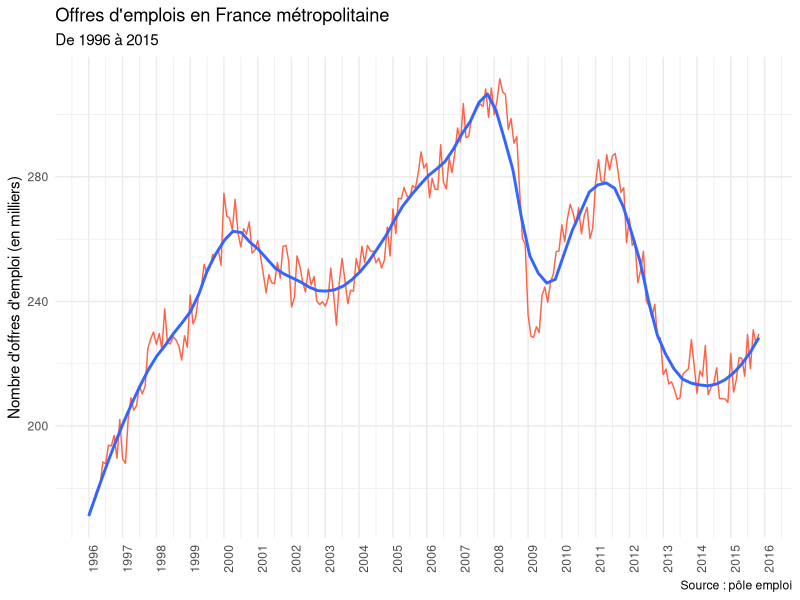
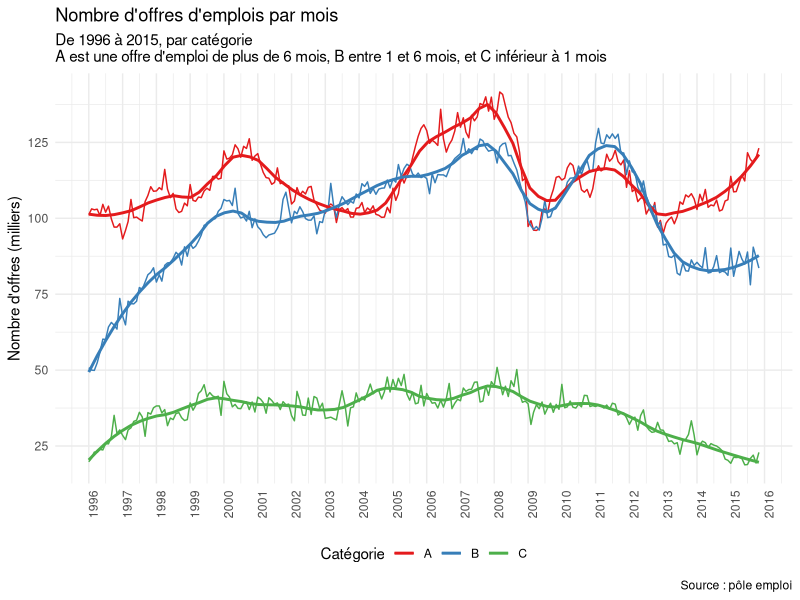
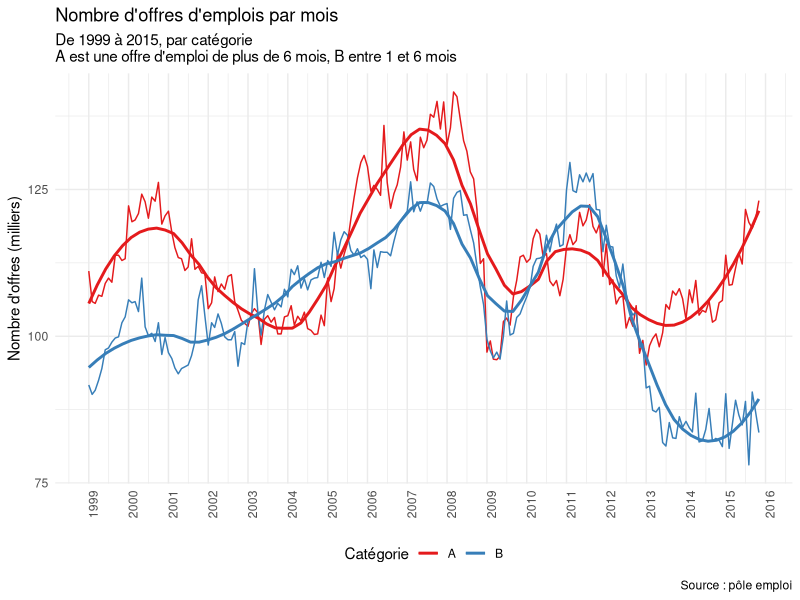
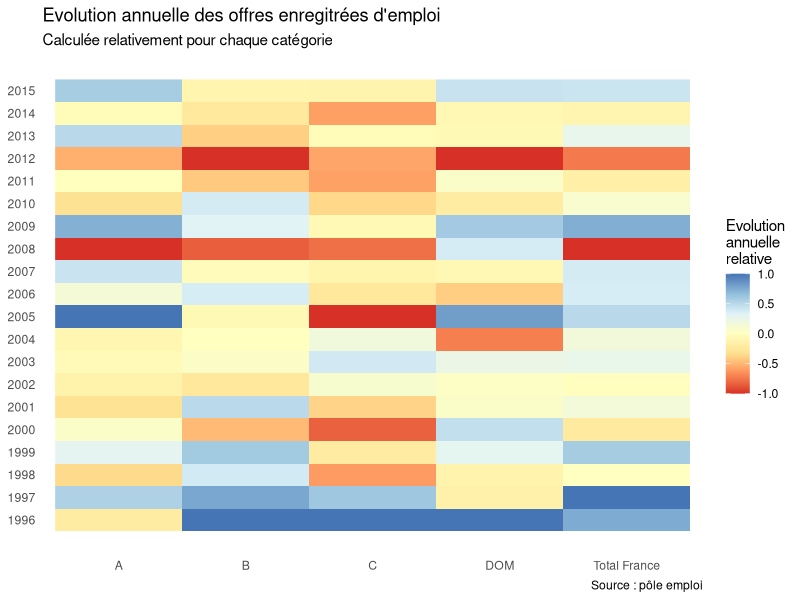

The R script that drew these images, in order:
#' ---
#' title: "Analyse des données ouvertes de pôle emploi"
#' author: "Florian Gaudin-Delrieu"
#' date: "`r format(Sys.Date())`"
#' output: github_document
#' ---
#'

#' # Offres d'emploi 
#' ## Récupération des données 
#' Des données de pôle emploi sont
#' accessibles en open data. En particulier, les données relatives aux offres
#' d'emploi enregristrées sur pôle emploi sont [disponibles 
#' ici.](http://www.pole-emploi.org/informations/open-data-pole-emploi-@/25799/view-category-25799.html?)
#' 
#' Les données sont sous la forme d'un fichier excel avec 2 feuilles, dont une
#' correspond à la description des variables. Pour pouvoir lire les données dans
#' R, j'ai dû modifier dans OpenOffice le fichier et l'exporter au format csv
#' (certaines cellules étaient fusionnées, et le formattage des nombres amenait
#' des problèmes). Le fichier `offres.csv` fourni provient directement du
#' fichier Excel. Les intitulés de colonnes ont été modifiés pour être plus
#' facilement lisibles : 
#' 
#' * Periode (sans accent) ;
#' * OEE_A, OEE_B et OEE_C ( OEE signifie "Offres d'emploi enregistrées", pour
#' les catégories A, B, et C) ;
#' * Total_France et Total_DOM.  
 

#' Chargeons les libraries nécessaires
library(tidyverse)
library(lubridate)    # Pour la gestion des dates
library(broom)        # Pour la gestion "tidy" des modèles
library(RColorBrewer) # Pour les palettes des graphes
library(GGally)       # Pour la mise à l'échelle (rescale11)
options("scipen"=10, digits = 5) # pour ne pas avoir trop de notation scientifique

#' Grâce à `readr::read_csv2` les colonnes ont directement le bon format (date
#' et numérique), et sont sous forme de tibble.
offres <- read_csv2("offres.csv")

#' ## Nettoyage des données
#' Regardons les données
offres  # Le tibble gère l'affichage pour ne pas remplir la console
summary(offres)

#' Nous voyons qu'il y a des données manquantes (NA), où sont-elles ?
offres[is.na(offres$OEE_A), ]

#' Elles sont sur la même ligne, décembre 2015 et correspondent à des données non
#' encore disponibles, nous pouvons supprimer la ligne sereinement.
offres <- filter(offres, !is.na(OEE_A))

#' Passons maintenant le tibble sous forme longue, plus pratique pour les
#' graphiques, à l'aide de `tidyr::gather`.
offres_long <- offres %>%
  gather(categorie, nombre, -Periode)
offres_long$categorie <- as.factor(offres_long$categorie)
glimpse(offres_long)
head(offres_long)

#' Séparons des jeux de données pour les offres par catégorie, et les offres
#' totales. Nous transformons le nombre d'annonces en milliers d'annonces

offres_OEE <- offres_long %>%
  filter(substr(as.character(.$categorie), 1, 3) == "OEE") %>%
  droplevels() %>% 
  mutate(nombre = nombre / 1000)


offres_totales <- offres_long %>%
  filter(substr(as.character(.$categorie), 1, 3) == "Tot") %>%
  droplevels() %>% 
  mutate(nombre = nombre / 1000)

#' J'aime bien le thème minimal pour les graphes.
theme_set(theme_minimal())

#' ## Premières analyses
#' Regardons d'abord les données globales sur le périmètre France
#+ Graphe Total 

ggplot(offres, aes(Periode, Total_France /1000)) +
  geom_line(color = "tomato") +
  geom_smooth(method = "loess", se = FALSE, span = 0.2) +
  labs(title = "Offres d'emplois en France métropolitaine",
       subtitle = "De 1996 à 2015",
       caption= "Source : pôle emploi",
       x = NULL,
       y = "Nombre d'offres d'emploi (en milliers)") +
  scale_x_date(date_breaks = "1 year", date_labels = "%Y") +
  theme(axis.text.x = element_text(angle = 90))

#' Il y a une croissance des offres jusqu'en 2000, puis une baisse jusqu'en 
#' 2003. Cela correspond à l'éclatement de la bulle internet, suivi du krach 
#' boursier des années 2001-2002. S'ensuit une phase de reprise jusqu'en 2008 et
#' un effondrement très fort correspondant à la crise financière de 2008 (crise des subprimes).
#' Une reprise s'opère dès 2009, jusqu'à mi 2011 où une nouvelle chute importante 
#' s'opère jusqu'en 2013. Cela correspond à la crise de la dette de la zone euro.
#' Depuis une timide reprise semble apparaître.  

#' Regardons maintenant les offres par catégorie. D'après la notice du fichier
#' pôle emploi, voilà à quoi correspondent les catégories :  
#' 
#' * Catégorie A : offre d'emploi durable, pour des contrats de plus de 6 mois ;
#' * Catégorie B : offre d'emploi temporaire, pour des contrats entre 1 et 6 mois ;
#' * Catégorie C : offre d'emploi occasionnel, pour des contrats inférieurs à 1 mois.
#+ GrapheCategories

ggplot(data = offres_OEE, aes(Periode, nombre, color = categorie)) +
  geom_line() +
  geom_smooth(se = FALSE, method = "loess", span = 0.2) +
  labs(
    title = "Nombre d'offres d'emplois par mois",
    subtitle = "De 1996 à 2015, par catégorie\nA est une offre d'emploi de plus de 6 mois, B entre 1 et 6 mois, et C inférieur à 1 mois",
    caption = "Source : pôle emploi",
    x = NULL,
    y = "Nombre d'offres (milliers)",
    color = "Catégorie"
  ) +
  scale_x_date(date_breaks = "1 year", date_labels = "%Y") +
  scale_color_brewer(palette = "Set1",
                     breaks = c("OEE_A", "OEE_B", "OEE_C"),
                     labels = LETTERS[1:3]) +
  scale_y_continuous(breaks = seq(0, 150, by = 25)) +
  theme(axis.text.x = element_text(angle = 90),
        legend.position = "bottom")

#' Nous voyons que les offres d'emplois occasionnels (C) représentent un volume
#' bien moindre que les offres d'emplois dits temporaires ou durables. Ils
#' semblent moins affectés par les variations décrites dans les tendances
#' globales (crises de 2000-2002, 2008 et 2011). La tendance de ces offres est 
#' orientée à la baisse depuis 2008.  
#' Si en 1996 les volumes d'offres entre les catégories A et B sont sensiblement
#' différents (2 fois plus d'offres d'emploi de catégorie A que B), à partir des années 2000
#' les volumes sont du même ordre de grandeur. Les offres d'emploi de catégorie B
#' dépassent même celles des catégories A en 2003, avec un chassé croisé depuis.
#' Entre 2005 et 2008 les offres d'emploi de catégorie A progressent le plus, mais
#' seront plus touchées par la crise de 2008. Les offres de catégorie B diminuent 
#' aussi assez fortement, et sont au même niveau début 2009. On constate sur les deux 
#' séries une reprise jusqu'à mi 2011, puis une baisse. La baisse est plus forte
#' pour les emplois de catégorie B, et stagne depuis 2013, alors que les offres 
#' de catégorie A repartent à la hausse depuis 2013.  
#'   

#' Regardons maintenant un peu plus précisément les offres des catégroies A et B
#' depuis 1999 (pour que les offres soient sur une échelle comparable, après
#' la progression forte entre 1996 et 1999 pour les catégories B).
#+ GrapheAetB
ggplot(
  data = offres_OEE %>% filter(categorie %in% c("OEE_A", "OEE_B"),
                               year(Periode) >= 1999),
  aes(Periode, nombre, color = categorie)
) +
  geom_line() +
  geom_smooth(se = FALSE, method = "loess", span = 0.3) +
  labs(
    title = "Nombre d'offres d'emplois par mois",
    subtitle = "De 1999 à 2015, par catégorie\nA est une offre d'emploi de plus de 6 mois, B entre 1 et 6 mois",
    caption = "Source : pôle emploi",
    x = NULL,
    y = "Nombre d'offres (milliers)",
    color = "Catégorie"
  ) +
  scale_x_date(date_breaks = "1 year", date_labels = "%Y") +
  scale_color_brewer(palette = "Set1",
                     breaks = c("OEE_A", "OEE_B", "OEE_C"),
                     labels = LETTERS[1:3]) +
  scale_y_continuous(breaks = seq(0, 150, by = 25)) +
  theme(axis.text.x = element_text(angle = 90),
        legend.position = "bottom")

#' Nous voyons mieux les variations, les catégories A subissent plus fortement 
#' la crise de 2008, mais récupèrent mieux depuis 2013. Les catégories B quant à
#' elles stagnent depuis 2013, avec une variabilité qui augmente.
#' 
#' ## Modélisation des OEE 
#' Y a-t-il la même tendance, année par année pour toutes les catégories ? Et
#' quelles sont les années/catégories qui se distinguent des autres ?  
#' Pour cela, nous allons  créer des régressions linéaires pour chaque année
#' et chaque catégorie. Cela nécessitera d'utiliser : 
#' 
#' 1. Créer une variable annee
#' 2. `tidyr::nest` pour créer un tibble avec colonnes de listes, pour regrouper
#' les données autres que annee et catégorie ;
#' 3. `purrr::map` pour appliquer la régression linéaire `lm` pour chaque année
#' et catégorie ;
#' 4. encore `purrr::map` pour appliquer `broom::tidy` qui met sous forme de tibble
#' chaque modèle (mais toujours dans une colonne de listes) ;
#' 5. et enfin `tidyr::unnest` pour remettre le modèle sous forme de tibble.

offres_modeles <- offres_long %>%
  mutate(annee = year(Periode)) %>%
  nest(-annee, -categorie) %>% 
  mutate(models = map(data, ~ lm(nombre ~ Periode, data = .))) %>%
  mutate(tidied = map(models, tidy)) %>%
  unnest(tidied)

offres_modeles

#' Ce qui nous intéresse ici est le coefficient de la régression (ce qui est dans
#' la colonne term et avec la valeur `Periode`) pour savoir quelle
#' est la tendance (positive, négative, plus ou moins importante)

tendances <- offres_modeles  %>% 
  filter(term == "Periode") %>% 
  select(annee, categorie, tendance = estimate)

#' Comme toutes les courbes ne sont pas sur les mêmes échelles de valeurs, nous
#' allons les remettre à l'échelle entre -1 et 1 pour chaque catégorie avec la
#' fonction `GGally::rescale11`.

tendance_echelle <- tendances %>% 
  group_by(categorie) %>% 
  mutate(tendance = rescale11(tendance))

#' Nous pouvons maintenant faire une "heatmap" pour voir ces évolutions par 
#' année et par catégorie.
#+ Heatmap
ggplot(tendance_echelle, 
       aes(categorie, annee, fill = tendance)) +
  geom_raster() +
  scale_fill_gradientn(colors = brewer.pal(7, "RdYlBu"))+
  scale_y_continuous(breaks = 1996:2015, labels = 1996:2015) +
  scale_x_discrete(breaks = levels(tendance_echelle$categorie),
                   labels = c("A", "B", "C", "DOM", "Total France"))+
  theme(panel.grid.major = element_blank(),
        panel.grid.minor = element_blank()) +
  labs(x = NULL,
       y = NULL,
       fill = "Evolution\nannuelle\nrelative",
       title = "Evolution annuelle des offres enregitrées d'emploi",
       subtitle = "Calculée relativement pour chaque catégorie",
       caption = "Source : pôle emploi")

#' Nous voyons que les catégories C sont en baisse continue (globalement)
#' depuis 2005 où il y a eu la chute la plus importante.
